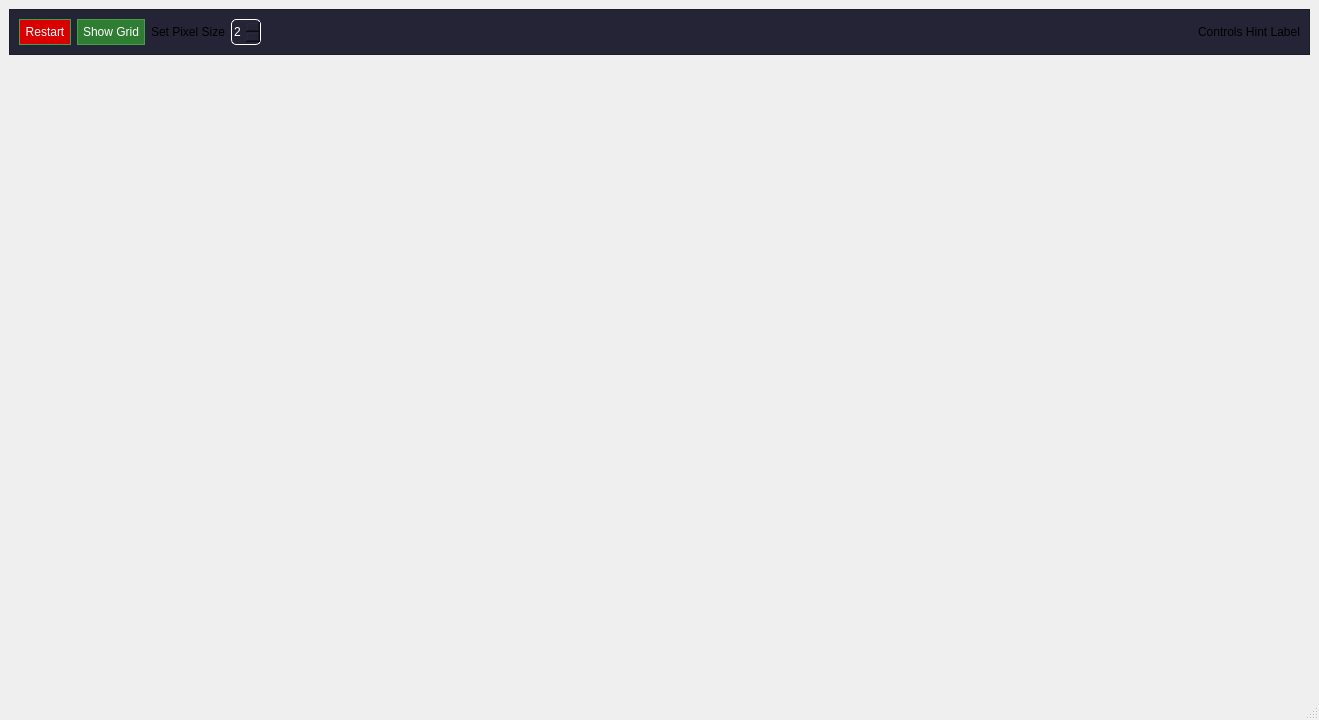
<?xml version="1.0" encoding="UTF-8"?>
<ui version="4.0">
 <class>GameWindow</class>
 <widget class="QMainWindow" name="GameWindow">
  <property name="geometry">
   <rect>
    <x>0</x>
    <y>0</y>
    <width>1319</width>
    <height>720</height>
   </rect>
  </property>
  <property name="windowTitle">
   <string>GameWindow</string>
  </property>
  <widget class="QWidget" name="centralwidget">
   <layout class="QVBoxLayout" name="verticalLayout">
    <item>
     <widget class="QFrame" name="frame">
      <property name="enabled">
       <bool>true</bool>
      </property>
      <property name="sizePolicy">
       <sizepolicy hsizetype="Preferred" vsizetype="Maximum">
        <horstretch>0</horstretch>
        <verstretch>0</verstretch>
       </sizepolicy>
      </property>
      <property name="styleSheet">
       <string notr="true">background-color: rgb(36, 36, 54);</string>
      </property>
      <property name="frameShape">
       <enum>QFrame::Shape::StyledPanel</enum>
      </property>
      <property name="frameShadow">
       <enum>QFrame::Shadow::Raised</enum>
      </property>
      <layout class="QHBoxLayout" name="horizontalLayout">
       <item>
        <widget class="QPushButton" name="pushButton">
         <property name="styleSheet">
          <string notr="true">background-color: rgb(216, 0, 0); color: white; border: 1px solid #43a047;
font: 700 12pt &quot;System&quot;;
padding: 5px;</string>
         </property>
         <property name="text">
          <string>Restart</string>
         </property>
        </widget>
       </item>
       <item>
        <widget class="QPushButton" name="gridBtn">
         <property name="sizePolicy">
          <sizepolicy hsizetype="Maximum" vsizetype="Fixed">
           <horstretch>0</horstretch>
           <verstretch>0</verstretch>
          </sizepolicy>
         </property>
         <property name="contextMenuPolicy">
          <enum>Qt::ContextMenuPolicy::NoContextMenu</enum>
         </property>
         <property name="styleSheet">
          <string notr="true">background-color: #2e7d32; color: white; border: 1px solid #43a047;
font: 700 12pt &quot;System&quot;;
padding: 5px;</string>
         </property>
         <property name="text">
          <string>Show Grid</string>
         </property>
        </widget>
       </item>
       <item>
        <widget class="QLabel" name="label_2">
         <property name="text">
          <string>Set Pixel Size</string>
         </property>
        </widget>
       </item>
       <item>
        <widget class="QSpinBox" name="zoomSet">
         <property name="sizePolicy">
          <sizepolicy hsizetype="Minimum" vsizetype="Fixed">
           <horstretch>0</horstretch>
           <verstretch>0</verstretch>
          </sizepolicy>
         </property>
         <property name="maximumSize">
          <size>
           <width>16777215</width>
           <height>27</height>
          </size>
         </property>
         <property name="palette">
          <palette>
           <active>
            <colorrole role="WindowText">
             <brush brushstyle="SolidPattern">
              <color alpha="255">
               <red>255</red>
               <green>255</green>
               <blue>255</blue>
              </color>
             </brush>
            </colorrole>
            <colorrole role="Button">
             <brush brushstyle="SolidPattern">
              <color alpha="255">
               <red>36</red>
               <green>36</green>
               <blue>54</blue>
              </color>
             </brush>
            </colorrole>
            <colorrole role="Light">
             <brush brushstyle="SolidPattern">
              <color alpha="255">
               <red>81</red>
               <green>81</green>
               <blue>121</blue>
              </color>
             </brush>
            </colorrole>
            <colorrole role="Midlight">
             <brush brushstyle="SolidPattern">
              <color alpha="255">
               <red>67</red>
               <green>67</green>
               <blue>101</blue>
              </color>
             </brush>
            </colorrole>
            <colorrole role="Dark">
             <brush brushstyle="SolidPattern">
              <color alpha="255">
               <red>27</red>
               <green>27</green>
               <blue>40</blue>
              </color>
             </brush>
            </colorrole>
            <colorrole role="Mid">
             <brush brushstyle="SolidPattern">
              <color alpha="255">
               <red>36</red>
               <green>36</green>
               <blue>54</blue>
              </color>
             </brush>
            </colorrole>
            <colorrole role="Text">
             <brush brushstyle="SolidPattern">
              <color alpha="255">
               <red>255</red>
               <green>255</green>
               <blue>255</blue>
              </color>
             </brush>
            </colorrole>
            <colorrole role="BrightText">
             <brush brushstyle="SolidPattern">
              <color alpha="255">
               <red>255</red>
               <green>255</green>
               <blue>255</blue>
              </color>
             </brush>
            </colorrole>
            <colorrole role="ButtonText">
             <brush brushstyle="SolidPattern">
              <color alpha="255">
               <red>255</red>
               <green>255</green>
               <blue>255</blue>
              </color>
             </brush>
            </colorrole>
            <colorrole role="Base">
             <brush brushstyle="SolidPattern">
              <color alpha="255">
               <red>36</red>
               <green>36</green>
               <blue>54</blue>
              </color>
             </brush>
            </colorrole>
            <colorrole role="Window">
             <brush brushstyle="SolidPattern">
              <color alpha="255">
               <red>36</red>
               <green>36</green>
               <blue>54</blue>
              </color>
             </brush>
            </colorrole>
            <colorrole role="Shadow">
             <brush brushstyle="SolidPattern">
              <color alpha="255">
               <red>0</red>
               <green>0</green>
               <blue>0</blue>
              </color>
             </brush>
            </colorrole>
            <colorrole role="Highlight">
             <brush brushstyle="SolidPattern">
              <color alpha="255">
               <red>85</red>
               <green>85</green>
               <blue>127</blue>
              </color>
             </brush>
            </colorrole>
            <colorrole role="Link">
             <brush brushstyle="SolidPattern">
              <color alpha="255">
               <red>85</red>
               <green>255</green>
               <blue>0</blue>
              </color>
             </brush>
            </colorrole>
            <colorrole role="LinkVisited">
             <brush brushstyle="SolidPattern">
              <color alpha="255">
               <red>85</red>
               <green>170</green>
               <blue>0</blue>
              </color>
             </brush>
            </colorrole>
            <colorrole role="AlternateBase">
             <brush brushstyle="SolidPattern">
              <color alpha="255">
               <red>27</red>
               <green>27</green>
               <blue>40</blue>
              </color>
             </brush>
            </colorrole>
            <colorrole role="ToolTipBase">
             <brush brushstyle="SolidPattern">
              <color alpha="255">
               <red>255</red>
               <green>255</green>
               <blue>220</blue>
              </color>
             </brush>
            </colorrole>
            <colorrole role="ToolTipText">
             <brush brushstyle="SolidPattern">
              <color alpha="255">
               <red>0</red>
               <green>0</green>
               <blue>0</blue>
              </color>
             </brush>
            </colorrole>
            <colorrole role="PlaceholderText">
             <brush brushstyle="SolidPattern">
              <color alpha="127">
               <red>255</red>
               <green>255</green>
               <blue>255</blue>
              </color>
             </brush>
            </colorrole>
            <colorrole role="Accent">
             <brush brushstyle="SolidPattern">
              <color alpha="255">
               <red>85</red>
               <green>170</green>
               <blue>0</blue>
              </color>
             </brush>
            </colorrole>
           </active>
           <inactive>
            <colorrole role="WindowText">
             <brush brushstyle="SolidPattern">
              <color alpha="255">
               <red>255</red>
               <green>255</green>
               <blue>255</blue>
              </color>
             </brush>
            </colorrole>
            <colorrole role="Button">
             <brush brushstyle="SolidPattern">
              <color alpha="255">
               <red>36</red>
               <green>36</green>
               <blue>54</blue>
              </color>
             </brush>
            </colorrole>
            <colorrole role="Light">
             <brush brushstyle="SolidPattern">
              <color alpha="255">
               <red>81</red>
               <green>81</green>
               <blue>121</blue>
              </color>
             </brush>
            </colorrole>
            <colorrole role="Midlight">
             <brush brushstyle="SolidPattern">
              <color alpha="255">
               <red>67</red>
               <green>67</green>
               <blue>101</blue>
              </color>
             </brush>
            </colorrole>
            <colorrole role="Dark">
             <brush brushstyle="SolidPattern">
              <color alpha="255">
               <red>27</red>
               <green>27</green>
               <blue>40</blue>
              </color>
             </brush>
            </colorrole>
            <colorrole role="Mid">
             <brush brushstyle="SolidPattern">
              <color alpha="255">
               <red>36</red>
               <green>36</green>
               <blue>54</blue>
              </color>
             </brush>
            </colorrole>
            <colorrole role="Text">
             <brush brushstyle="SolidPattern">
              <color alpha="255">
               <red>255</red>
               <green>255</green>
               <blue>255</blue>
              </color>
             </brush>
            </colorrole>
            <colorrole role="BrightText">
             <brush brushstyle="SolidPattern">
              <color alpha="255">
               <red>255</red>
               <green>255</green>
               <blue>255</blue>
              </color>
             </brush>
            </colorrole>
            <colorrole role="ButtonText">
             <brush brushstyle="SolidPattern">
              <color alpha="255">
               <red>255</red>
               <green>255</green>
               <blue>255</blue>
              </color>
             </brush>
            </colorrole>
            <colorrole role="Base">
             <brush brushstyle="SolidPattern">
              <color alpha="255">
               <red>36</red>
               <green>36</green>
               <blue>54</blue>
              </color>
             </brush>
            </colorrole>
            <colorrole role="Window">
             <brush brushstyle="SolidPattern">
              <color alpha="255">
               <red>36</red>
               <green>36</green>
               <blue>54</blue>
              </color>
             </brush>
            </colorrole>
            <colorrole role="Shadow">
             <brush brushstyle="SolidPattern">
              <color alpha="255">
               <red>0</red>
               <green>0</green>
               <blue>0</blue>
              </color>
             </brush>
            </colorrole>
            <colorrole role="Highlight">
             <brush brushstyle="SolidPattern">
              <color alpha="255">
               <red>85</red>
               <green>85</green>
               <blue>127</blue>
              </color>
             </brush>
            </colorrole>
            <colorrole role="Link">
             <brush brushstyle="SolidPattern">
              <color alpha="255">
               <red>85</red>
               <green>255</green>
               <blue>0</blue>
              </color>
             </brush>
            </colorrole>
            <colorrole role="LinkVisited">
             <brush brushstyle="SolidPattern">
              <color alpha="255">
               <red>85</red>
               <green>170</green>
               <blue>0</blue>
              </color>
             </brush>
            </colorrole>
            <colorrole role="AlternateBase">
             <brush brushstyle="SolidPattern">
              <color alpha="255">
               <red>27</red>
               <green>27</green>
               <blue>40</blue>
              </color>
             </brush>
            </colorrole>
            <colorrole role="ToolTipBase">
             <brush brushstyle="SolidPattern">
              <color alpha="255">
               <red>255</red>
               <green>255</green>
               <blue>220</blue>
              </color>
             </brush>
            </colorrole>
            <colorrole role="ToolTipText">
             <brush brushstyle="SolidPattern">
              <color alpha="255">
               <red>0</red>
               <green>0</green>
               <blue>0</blue>
              </color>
             </brush>
            </colorrole>
            <colorrole role="PlaceholderText">
             <brush brushstyle="SolidPattern">
              <color alpha="127">
               <red>255</red>
               <green>255</green>
               <blue>255</blue>
              </color>
             </brush>
            </colorrole>
            <colorrole role="Accent">
             <brush brushstyle="SolidPattern">
              <color alpha="255">
               <red>85</red>
               <green>170</green>
               <blue>0</blue>
              </color>
             </brush>
            </colorrole>
           </inactive>
           <disabled>
            <colorrole role="WindowText">
             <brush brushstyle="SolidPattern">
              <color alpha="255">
               <red>27</red>
               <green>27</green>
               <blue>40</blue>
              </color>
             </brush>
            </colorrole>
            <colorrole role="Button">
             <brush brushstyle="SolidPattern">
              <color alpha="255">
               <red>36</red>
               <green>36</green>
               <blue>54</blue>
              </color>
             </brush>
            </colorrole>
            <colorrole role="Light">
             <brush brushstyle="SolidPattern">
              <color alpha="255">
               <red>81</red>
               <green>81</green>
               <blue>121</blue>
              </color>
             </brush>
            </colorrole>
            <colorrole role="Midlight">
             <brush brushstyle="SolidPattern">
              <color alpha="255">
               <red>67</red>
               <green>67</green>
               <blue>101</blue>
              </color>
             </brush>
            </colorrole>
            <colorrole role="Dark">
             <brush brushstyle="SolidPattern">
              <color alpha="255">
               <red>27</red>
               <green>27</green>
               <blue>40</blue>
              </color>
             </brush>
            </colorrole>
            <colorrole role="Mid">
             <brush brushstyle="SolidPattern">
              <color alpha="255">
               <red>36</red>
               <green>36</green>
               <blue>54</blue>
              </color>
             </brush>
            </colorrole>
            <colorrole role="Text">
             <brush brushstyle="SolidPattern">
              <color alpha="255">
               <red>27</red>
               <green>27</green>
               <blue>40</blue>
              </color>
             </brush>
            </colorrole>
            <colorrole role="BrightText">
             <brush brushstyle="SolidPattern">
              <color alpha="255">
               <red>255</red>
               <green>255</green>
               <blue>255</blue>
              </color>
             </brush>
            </colorrole>
            <colorrole role="ButtonText">
             <brush brushstyle="SolidPattern">
              <color alpha="255">
               <red>27</red>
               <green>27</green>
               <blue>40</blue>
              </color>
             </brush>
            </colorrole>
            <colorrole role="Base">
             <brush brushstyle="SolidPattern">
              <color alpha="255">
               <red>36</red>
               <green>36</green>
               <blue>54</blue>
              </color>
             </brush>
            </colorrole>
            <colorrole role="Window">
             <brush brushstyle="SolidPattern">
              <color alpha="255">
               <red>36</red>
               <green>36</green>
               <blue>54</blue>
              </color>
             </brush>
            </colorrole>
            <colorrole role="Shadow">
             <brush brushstyle="SolidPattern">
              <color alpha="255">
               <red>0</red>
               <green>0</green>
               <blue>0</blue>
              </color>
             </brush>
            </colorrole>
            <colorrole role="Link">
             <brush brushstyle="SolidPattern">
              <color alpha="255">
               <red>85</red>
               <green>255</green>
               <blue>0</blue>
              </color>
             </brush>
            </colorrole>
            <colorrole role="LinkVisited">
             <brush brushstyle="SolidPattern">
              <color alpha="255">
               <red>85</red>
               <green>170</green>
               <blue>0</blue>
              </color>
             </brush>
            </colorrole>
            <colorrole role="AlternateBase">
             <brush brushstyle="SolidPattern">
              <color alpha="255">
               <red>54</red>
               <green>54</green>
               <blue>81</blue>
              </color>
             </brush>
            </colorrole>
            <colorrole role="ToolTipBase">
             <brush brushstyle="SolidPattern">
              <color alpha="255">
               <red>255</red>
               <green>255</green>
               <blue>220</blue>
              </color>
             </brush>
            </colorrole>
            <colorrole role="ToolTipText">
             <brush brushstyle="SolidPattern">
              <color alpha="255">
               <red>0</red>
               <green>0</green>
               <blue>0</blue>
              </color>
             </brush>
            </colorrole>
            <colorrole role="PlaceholderText">
             <brush brushstyle="SolidPattern">
              <color alpha="127">
               <red>27</red>
               <green>27</green>
               <blue>40</blue>
              </color>
             </brush>
            </colorrole>
            <colorrole role="Accent">
             <brush brushstyle="SolidPattern">
              <color alpha="255">
               <red>85</red>
               <green>170</green>
               <blue>0</blue>
              </color>
             </brush>
            </colorrole>
           </disabled>
          </palette>
         </property>
         <property name="styleSheet">
          <string notr="true">border: 1px solid white;
border-radius: 5px;</string>
         </property>
         <property name="minimum">
          <number>1</number>
         </property>
         <property name="maximum">
          <number>8</number>
         </property>
         <property name="value">
          <number>2</number>
         </property>
        </widget>
       </item>
       <item>
        <spacer name="horizontalSpacer">
         <property name="orientation">
          <enum>Qt::Orientation::Horizontal</enum>
         </property>
         <property name="sizeHint" stdset="0">
          <size>
           <width>40</width>
           <height>20</height>
          </size>
         </property>
        </spacer>
       </item>
       <item>
        <widget class="QLabel" name="label">
         <property name="text">
          <string>Controls Hint Label</string>
         </property>
        </widget>
       </item>
      </layout>
     </widget>
    </item>
    <item>
     <widget class="QLabel" name="gameCanvas">
      <property name="text">
       <string/>
      </property>
     </widget>
    </item>
   </layout>
  </widget>
  <widget class="QStatusBar" name="statusbar"/>
 </widget>
 <resources/>
 <connections/>
</ui>
